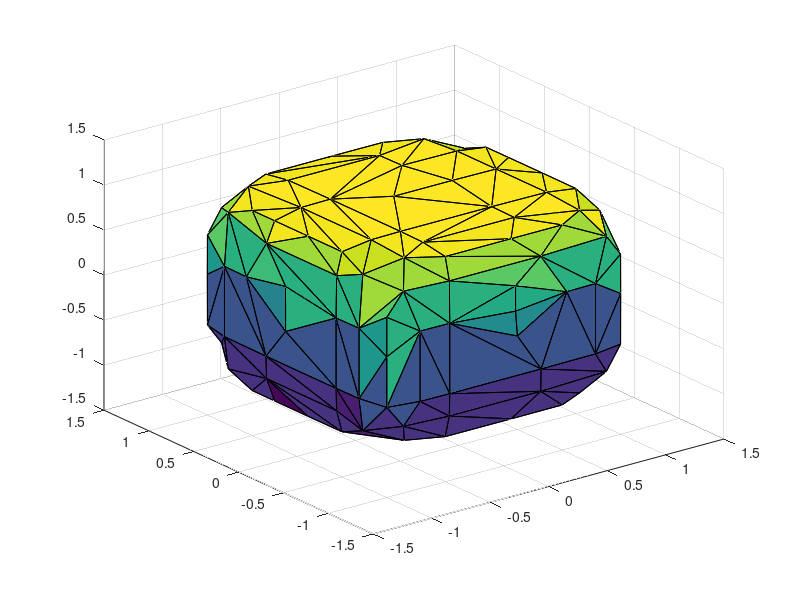

MATLAB code for this plot:
% generate a shape for import to VNE
% create it as a levelset f(x,y,z) = 0

[xx,yy,zz] = meshgrid(-3:.25:3,-3:.25:3,-3:.25:3);

fxyz = xx.^8+yy.^8+zz.^8 - 2;

% get faces and vertices
[f,v] = isosurface(xx,yy,zz,fxyz,0.0); 
[nf,nv] = reducepatch(f,v,300);
n = isonormals(xx,yy,zz,fxyz,nv)

trisurf(nf,nv(:,1),nv(:,2),nv(:,3))

csvwrite('faces9.dat',nf);
csvwrite('verts9.dat',nv);
csvwrite('norms9.dat',n);